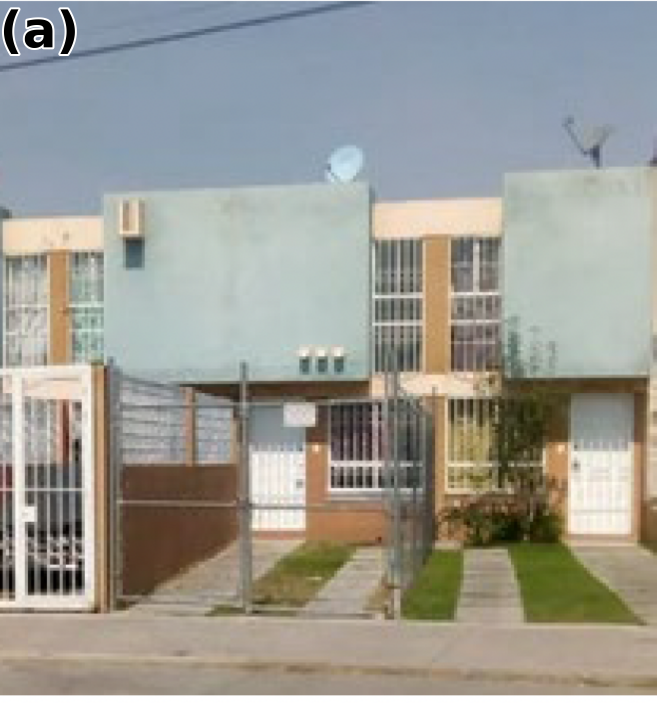
#> input picture pipeline/assets/house_photo.png, 1970 x 2107 px, given in place of logo_energyplus.png, which was not available (shown at 1/3 size)
$ python mk_framework.py
#> lines starting #> are read from the running program, lines starting #| are printed output that depends on the picture
### pipeline/style_nat.py
"""Journal-style (Elsevier/Nature-like) matplotlib setup: Helvetica-class font
(TeX Gyre Heros), Okabe-Ito colourblind-safe palette, thin spines, no on-figure
titles (captions live in the LaTeX)."""
import matplotlib, matplotlib.pyplot as plt
import matplotlib.font_manager as fm

import os
_FD=os.path.join(os.path.dirname(os.path.abspath(__file__)),"fonts")
for _f in ["texgyreheros-regular.otf","texgyreheros-bold.otf","texgyreheros-italic.otf","texgyreheros-bolditalic.otf"]:
    try: fm.fontManager.addfont(os.path.join(_FD,_f))
    except Exception: pass

# Okabe-Ito colourblind-safe palette
BLUE="#3b5266"; VERM="#b07a45"; GREEN="#6f8f7f"; PURPLE="#55505c"; ORANGE="#c2a05c"
SKY="#56B4E9"; PINK="#CC79A7"; INK="#1a1a1a"; MUT="#555555"; GRID="#e2e2e2"
NPG=[VERM,BLUE,GREEN,PURPLE,ORANGE,SKY,PINK,"#7E6148"]   # kept name for compatibility
CLIMCOL={"CDMX":"#33414e","Warm-subhumid":"#93a4ad","Hot-arid":"#c0915a"}
MATCOL={"Tepetate":"#6f8f7f","Adobe":"#a9753f","Concrete":"#8c8c8c","Volcanic stone":"#3f434a","SBC solid":"#c2a05c","SBC hollow":"#dcc79a"}
CLIMLAB={"CDMX":"Mexico City (temperate-highland)","Warm-subhumid":"Mérida (warm-subhumid)",
         "Hot-arid":"Hermosillo (hot-arid)"}

def apply():
    plt.rcParams.update({
        "font.family":"TeX Gyre Heros","mathtext.fontset":"custom",
        "mathtext.rm":"TeX Gyre Heros","mathtext.it":"TeX Gyre Heros:italic",
        "mathtext.bf":"TeX Gyre Heros:bold",
        "font.size":8.5,"axes.titlesize":9,"axes.titleweight":"normal",
        "axes.labelsize":9,"axes.labelcolor":INK,"text.color":INK,
        "axes.edgecolor":"#4d4d4d","axes.linewidth":0.7,
        "xtick.color":"#4d4d4d","ytick.color":"#4d4d4d",
        "xtick.labelsize":8,"ytick.labelsize":8,
        "xtick.direction":"out","ytick.direction":"out",
        "xtick.major.size":3,"ytick.major.size":3,"xtick.major.width":0.7,"ytick.major.width":0.7,
        "axes.grid":False,"axes.axisbelow":True,"grid.color":GRID,"grid.linewidth":0.6,
        "legend.frameon":False,"legend.fontsize":8,"legend.handlelength":1.4,
        "figure.dpi":200,"savefig.dpi":400,"svg.fonttype":"none",
    })

def panel(ax,label,x=-0.11,y=1.03):
    ax.text(x,y,label,transform=ax.transAxes,fontsize=10,fontweight="bold",va="bottom",ha="right")

def despine(ax):
    ax.spines[["top","right"]].set_visible(False)

### pipeline/mk_framework.py
#!/usr/bin/env python3
"""Figure 1 - methodology: four stage tiles (photo / model / LCA / result) on top of a full process flow chart."""
import os
HERE=os.path.dirname(os.path.abspath(__file__))
OUT=HERE; DST=os.path.normpath(os.path.join(HERE,"..","figures")); os.makedirs(DST,exist_ok=True)
import json, glob, numpy as np, matplotlib.pyplot as plt, os
from PIL import Image, ImageChops, ImageOps
from matplotlib.patches import Rectangle, Polygon, FancyBboxPatch
import style_nat as S; S.apply()


INK="#1c1c1c"; MUT="#6a6a6a"; LINE="#2b2b2b"; DARK="#33414e"; ACC="#8a5a2b"
def trim(path):
#> called with path = 'pipeline/assets/logo_energyplus.png'
    im=Image.open(path).convert("RGB"); bb=ImageChops.difference(im,Image.new("RGB",im.size,(255,255,255))).getbbox(); return im.crop(bb)
#> in trim, im is the input picture: PIL image 1970x2107 RGB; mean R, G, B 155.2, 154.4, 147.1
#> after `bb = ImageChops.difference(im, Image.new('RGB', im.size, (255, 255, 25`: bb = (0, 0, 1970, 2107)
LOGO={"eplus":trim(f"{OUT}/assets/logo_energyplus.png"),"bw":trim(f"{OUT}/assets/logo_brightway.png"),"eco":trim(f"{OUT}/assets/logo_ecoinvent.png")}
#> call 2 of trim, with path = 'pipeline/assets/logo_brightway.png'
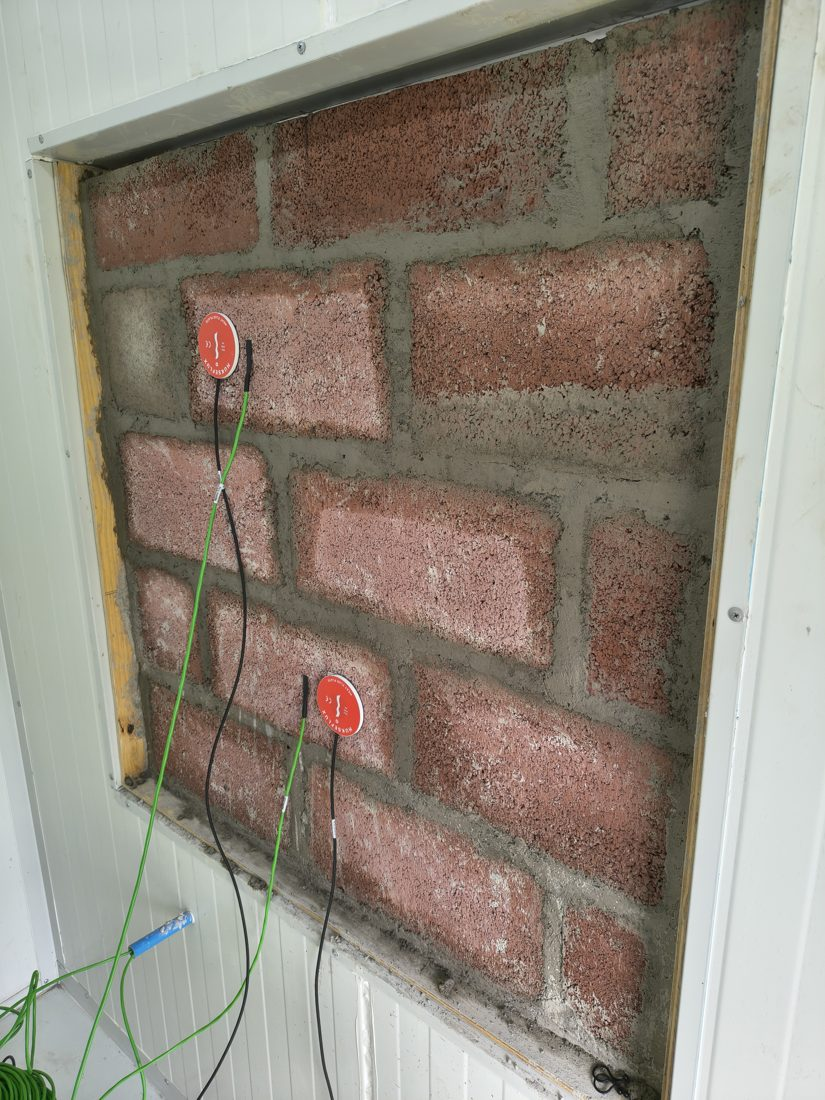
#> input picture pipeline/assets/04_muro_instrumentado_tabique.jpg, 825 x 1100 px, given in place of logo_brightway.png, which was not available
#> in trim, im is the input picture: PIL image 825x1100 RGB; mean R, G, B 142.8, 134.4, 122.3
#> in trim (call 2), `bb = ImageChops.difference(im, Image.new('RGB', im.size, (255, 255, 25`: bb = (0, 0, 825, 1100)
FW,FH=7.4,8.4
fig=plt.figure(figsize=(FW,FH)); bg=fig.add_axes([0,0,1,1]); bg.set_xlim(0,1); bg.set_ylim(0,1); bg.axis("off")
X0=[0.035,0.280,0.525,0.770]; CW=0.195; C=[x+CW/2 for x in X0]; TY,TH=0.818,0.128
HEAD=["MEASURE","SIMULATE","ASSESS","INTEGRATE"]
for i,x in enumerate(X0):
    bg.add_patch(Rectangle((x-0.008,0.022),CW+0.016,0.742,fc="none",ec="#b5b5b5",lw=0.7,ls=(0,(1,2.2)),zorder=0))
    bg.text(x,0.978,f"0{i+1}",fontsize=17,color="#c4c4c4",fontweight="bold",va="center"); bg.text(x+0.052,0.981,HEAD[i],fontsize=9.2,color=INK,fontweight="bold",va="center")
    bg.add_patch(Rectangle((x,TY),CW,TH,fc="white",ec=LINE,lw=0.7,zorder=1))
def fitimg(ax,im,cx=0.5,cy=0.5):
#> called with cx = 0.5, cy = 0.45
    bb=ax.get_position(); asp=(bb.width*FW)/(bb.height*FH); W,H=im.size
#> after `asp = bb.width * FW / (bb.height * FH)`: asp = 1.35
#> after `W, H = im.size`: W = 825; H = 1100
    ch=int(min(H,W/asp)); cw=int(ch*asp); l=int((W-cw)*cx); t=int((H-ch)*cy); ax.imshow(im.crop((l,t,l+cw,t+ch))); ax.axis("off")
#> after `ch = int(min(H, W / asp))`: ch = 611
#> after `cw = int(ch * asp)`: cw = 824
#> after `l = int((W - cw) * cx)`: l = 0
#> after `t = int((H - ch) * cy)`: t = 220
a=fig.add_axes([X0[0]+0.001,TY+0.001,CW-0.002,TH-0.002]); fitimg(a,ImageOps.exif_transpose(Image.open(f"{OUT}/assets/04_muro_instrumentado_tabique.jpg")).convert("RGB"),0.5,0.45)
a=fig.add_axes([X0[1]+0.001,TY+0.001,CW-0.002,TH-0.002]); db=Image.open(f"{OUT}/assets/house_db.png"); fitimg(a,db.crop((int(db.size[0]*0.12),int(db.size[1]*0.12),int(db.size[0]*0.92),db.size[1])),0.45,0.5)
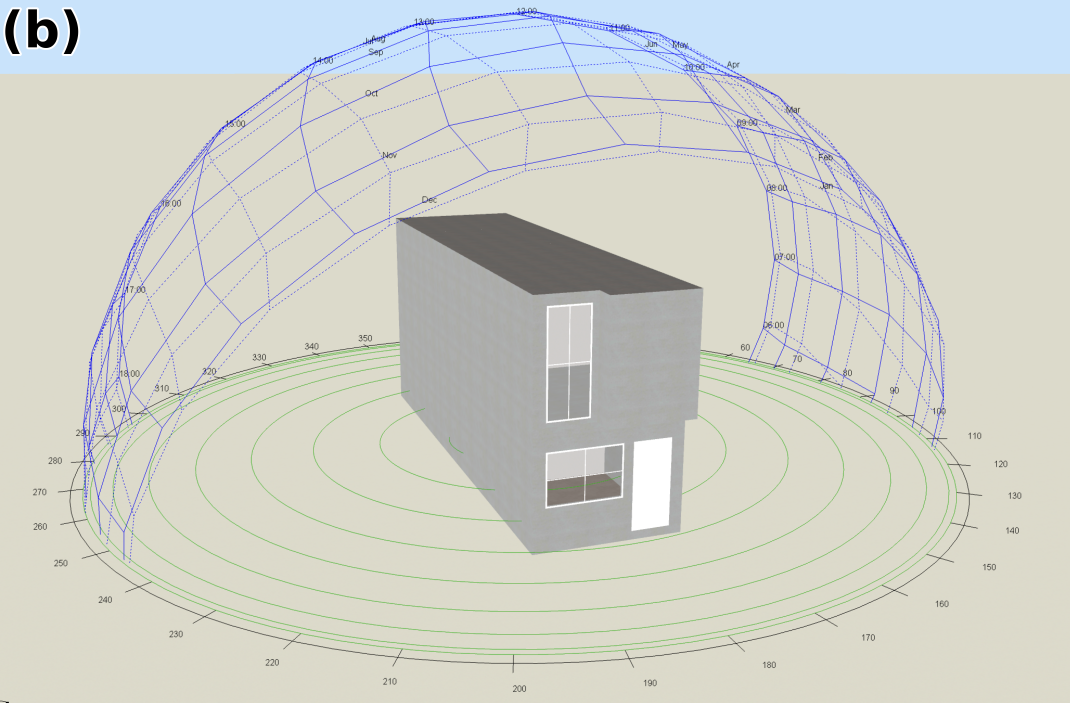
#> input picture pipeline/assets/house_db.png, 3209 x 2107 px (shown at 1/3 size)
#> further down, db is the input picture: PIL image 3209x2107 RGB; mean R, G, B 208.4, 210.1, 202
#> call 2 of fitimg, with cx = 0.45, cy = 0.5
#> in fitimg (call 2), `ax.imshow(im.crop((l, t, l + cw, t + ch)))`:
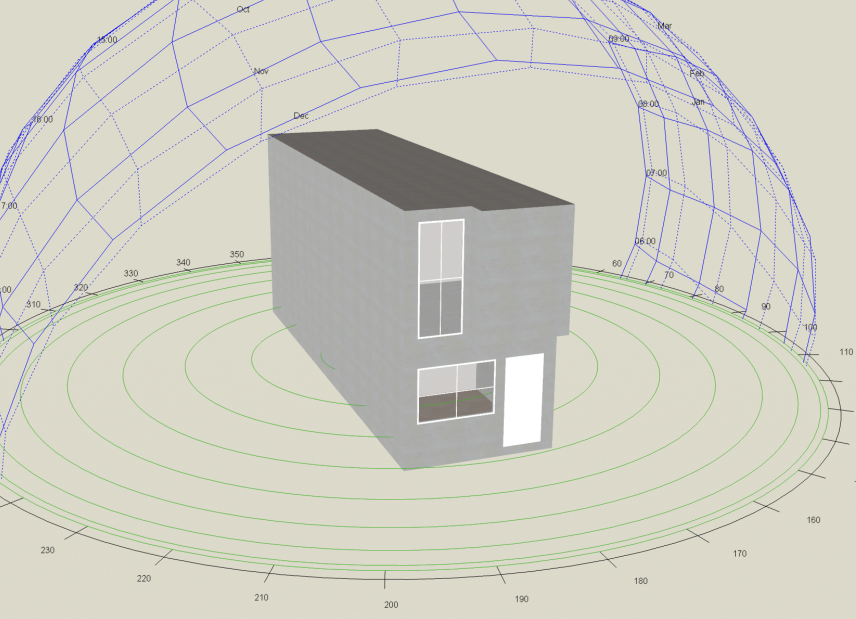
#> im: PIL image 2567x1855 RGB (shown at 1/3 size); mean R, G, B 208.1, 207.3, 195.3
# LCA tile
ax2=fig.add_axes([X0[2]+0.02,TY+0.012,CW-0.034,TH*0.60]); _J=json.load(open(f"{OUT}/robust_results.json")); MC=[(_J["A1A3"][m],_J["CV"][m]) for m in ["Volcanic stone (recinto)","Tepetate ashlar","Adobe-type block","Concrete (ref.)","SBC block (hollow)","SBC block (solid)"]]; rng=np.random.default_rng(7)
#> (reads pipeline/robust_results.json from the repository)
vp=ax2.violinplot([rng.lognormal(np.log(m)-np.log(1+(c/100)**2)/2,np.sqrt(np.log(1+(c/100)**2)),500) for m,c in MC],showextrema=False,widths=0.85)
for b,k in zip(vp["bodies"],["Volcanic stone","Tepetate","Adobe","Concrete","SBC hollow","SBC solid"]): b.set_facecolor(S.MATCOL[k]); b.set_alpha(0.9); b.set_edgecolor("none")
ax2.set_xticks([]); ax2.set_yticks([]); ax2.patch.set_alpha(0); ax2.set_ylabel("kg CO$_2$-eq m$^{-2}$",fontsize=5.2,labelpad=1)
for sp in ["top","right"]: ax2.spines[sp].set_visible(False)
for k,lab in enumerate(["A1–A3","A4","B6"]):
    bg.add_patch(Rectangle((X0[2]+0.012+k*0.044,TY+TH-0.030),0.040,0.022,fc=DARK if k!=1 else ACC,ec="none",zorder=3)); bg.text(X0[2]+0.032+k*0.044,TY+TH-0.019,lab,ha="center",va="center",color="white",fontsize=5.6,fontweight="bold",zorder=4)
# quadrant tile
_R=json.load(open(f"{OUT}/robust_results.json"))["BASE"]; e={c:{m:{"dCap":v["dC"]/176.53,"annual":0.0,"offset":v["dCO2"]} for m,v in _R[c].items()} for c in _R}; ax4=fig.add_axes([X0[3]+0.022,TY+0.014,CW-0.034,TH-0.026])
for m,k in [("Tepetate ashlar","Tepetate"),("Adobe-type block","Adobe"),("SBC block (solid)","SBC solid"),("SBC block (hollow)","SBC hollow"),("Volcanic stone (recinto)","Volcanic stone")]:
    xs=[(e[c][m]["dCap"]*176.53-e[c][m]["annual"]*50)/1000 for c in e]; ys=[e[c][m]["offset"] for c in e]; o=np.argsort(xs)
    ax4.plot(np.array(xs)[o],np.array(ys)[o],color=S.MATCOL[k],lw=0.7); ax4.scatter(xs,ys,s=8,color=S.MATCOL[k],edgecolor=INK,lw=0.25,zorder=3)
ax4.axhline(0,color=INK,lw=0.6); ax4.axvline(0,color=INK,lw=0.6); ax4.set_xlim(-140,160); ax4.set_ylim(-27,47); ax4.set_xticks([]); ax4.set_yticks([]); ax4.patch.set_alpha(0)
ax4.set_xlabel("net cost $\\rightarrow$",fontsize=5.2,labelpad=1); ax4.set_ylabel("CO$_2$ offset $\\rightarrow$",fontsize=5.2,labelpad=1)
for sp in ax4.spines.values(): sp.set_visible(False)
# tools row
TR=0.790
def logo(key,x,h):
#> called with key = 'eplus', x = 0.28, h = 0.04
    im=LOGO[key]; ar=im.size[0]/im.size[1]; ww=h*ar*FH/FW; la=fig.add_axes([x,TR-h/2,ww,h]); la.imshow(im); la.axis("off"); return x+ww
#> after `ar = im.size[0] / im.size[1]`: ar = 0.935
#> after `ww = h * ar * FH / FW`: ww = 0.0425
bg.text(X0[0],TR+0.007,"Heat-flow meter (TRSYS20)",fontsize=6.4,color=INK,va="center",fontweight="bold"); bg.text(X0[0],TR-0.011,"ISO 9869-1 · ISO 6946",fontsize=6,color=MUT,va="center")
xe=logo("eplus",X0[1],0.040); bg.text(xe+0.006,TR+0.007,"DesignBuilder model",fontsize=6,color=MUT,va="center"); bg.text(xe+0.006,TR-0.011,"$\\rightarrow$ EnergyPlus 25.1 model",fontsize=6.4,color=INK,va="center",fontweight="bold")
#> after `xe = logo('eplus', X0[1], 0.04)`: xe = 0.322
xe=logo("bw",X0[2],0.042); logo("eco",xe+0.012,0.020)
#> after `xe = logo('bw', X0[2], 0.042)`: xe = 0.561
bg.text(X0[3],TR+0.007,"$\\Delta$CO$_2$ = operation + embodied",fontsize=6.2,color=INK,va="center",fontweight="bold"); bg.text(X0[3],TR-0.011,"$\\Delta C$ = capital $-$ energy saved",fontsize=6.2,color=INK,va="center",fontweight="bold")

# ------------------------- flow chart -------------------------
R={k:0.722-0.0805*i for i,k in enumerate(range(1,10))}   # rows 1..9
W_,H_=0.168,0.046; FS=6.0
def node(x,y,txt,kind="proc",w=W_,h=H_):
    if kind=="proc": bg.add_patch(Rectangle((x-w/2,y-h/2),w,h,fc="white",ec=LINE,lw=0.8,zorder=3))
    elif kind=="data":
        sk=0.012; bg.add_patch(Polygon([(x-w/2+sk,y+h/2),(x+w/2,y+h/2),(x+w/2-sk,y-h/2),(x-w/2,y-h/2)],closed=True,fc="white",ec=LINE,lw=0.8,zorder=3))
    elif kind=="term": bg.add_patch(FancyBboxPatch((x-w/2+0.012,y-h/2),w-0.024,h,boxstyle="round,pad=0,rounding_size=0.02",fc="white",ec=LINE,lw=0.8,zorder=3,mutation_aspect=FW/FH))
    elif kind=="dec": bg.add_patch(Polygon([(x,y+h/2),(x+w/2,y),(x,y-h/2),(x-w/2,y)],closed=True,fc="white",ec=LINE,lw=0.9,zorder=3))
    elif kind=="out": bg.add_patch(Rectangle((x-w/2,y-h/2),w,h,fc=DARK,ec=DARK,lw=0.8,zorder=3))
    bg.text(x,y,txt,ha="center",va="center",fontsize=FS,color="white" if kind=="out" else INK,zorder=4,linespacing=1.15,fontweight="bold" if kind=="out" else "normal")
def arrow(pts,lab=None,lp=None,col=LINE,ls="-"):
    xs=[p[0] for p in pts]; ys=[p[1] for p in pts]
    if len(pts)>2: bg.plot(xs[:-1],ys[:-1],color=col,lw=0.8,ls=ls,zorder=2,solid_joinstyle="miter")
    bg.annotate("",xy=pts[-1],xytext=pts[-2],arrowprops=dict(arrowstyle="-|>",color=col,lw=0.8,ls=ls,shrinkA=0,shrinkB=0,mutation_scale=7),zorder=2)
    if lab: bg.text(lp[0],lp[1],lab,fontsize=5.4,color=MUT,ha="center",va="center",zorder=5,style="italic",bbox=dict(fc="white",ec="none",pad=0.6))
h2=H_/2; c1,c2,c3,c4=C
# column 1
node(c1,R[1],"Six wall materials\n(1 m$^2$ test walls)","term"); node(c1,R[2],"Two-room chamber test\n$\\Delta T\\approx$13 K, heat-flow meter")
node(c1,R[3],"3 estimators\nagree within 5%?","dec",w=0.16,h=0.066); node(c1,R[4],"Measured $U$, assigned $\\kappa$\n(input set 1)","data"); node(c1,R[5],"Tabulated $U$\n(input set 2)","data")
arrow([(c1,R[1]-h2),(c1,R[2]+h2)]); arrow([(c1,R[2]-h2),(c1,R[3]+0.033)]); arrow([(c1,R[3]-0.033),(c1,R[4]+h2)],"yes",(c1+0.016,R[3]-0.041))
arrow([(c1-0.08,R[3]),(c1-0.092,R[3]),(c1-0.092,R[2]),(c1-W_/2,R[2])],"no: longer\nwindow",(c1-0.071,R[3]+0.034))
bg.text(c1,R[5]-0.040,"ISO 10456 · ASHRAE · literature",fontsize=5.2,color=MUT,ha="center")
# column 2
node(c2,R[1],"DesignBuilder model\n(companion study)","data"); node(c2,R[2],"Rebuild in EnergyPlus,\ncalibrate to 13 runs"); node(c2,R[3],"TMYx weather files\n(3 cities)","data")
node(c2,R[4],"EnergyPlus simulation\n6 materials $\\times$ 3 climates $\\times$ 2 sets",h=0.05); node(c2,R[5],"Annual demand\n$D_{meas}$ and $D_{tab}$","data"); node(c2,R[6],"Error of tabulated inputs\n$(D_{tab}-D_{meas})/D_{meas}$","out")
for a_,b_ in [(1,2),(2,3)]: arrow([(c2,R[a_]-h2),(c2,R[b_]+h2)])
arrow([(c2,R[3]-h2),(c2,R[4]+0.025)]); arrow([(c2,R[4]-0.025),(c2,R[5]+h2)]); arrow([(c2,R[5]-h2),(c2,R[6]+h2)])
arrow([(c1+W_/2-0.006,R[4]),(c2-W_/2,R[4])]); arrow([(c1+W_/2-0.006,R[5]),(c2-0.05,R[5]+0.012),(c2-0.05,R[4]-0.025)]) if False else arrow([(c1+W_/2-0.006,R[5]),(X0[1]-0.012,R[5]),(X0[1]-0.012,R[4]-0.014),(c2-W_/2,R[4]-0.014)])
# column 3
node(c3,R[1],"Material inventory +\necoinvent background","data"); node(c3,R[2],"Production A1–A3\nMonte Carlo, $n$ = 1,000"); node(c3,R[3],"Transport A4 = $m\\,d\\,e_T$\nroad distance source$\\rightarrow$city")
node(c3,R[4],"Operation B6 = $E\\,A_f\\,N\\,f$\n(grid emission factor)"); node(c3,R[5],"Whole-life carbon\nper material and city","data"); node(c3,R[7],"Monte-Carlo, sensitivity\nand scenario analyses","out")
for a_,b_ in [(1,2),(2,3),(3,4),(4,5)]: arrow([(c3,R[a_]-h2),(c3,R[b_]+h2)])
arrow([(c3,R[5]-h2),(c3,R[7]+h2)],col="#8a8a8a",ls=(0,(3,2)))
arrow([(c2+W_/2,R[4]),(c3-W_/2,R[4])],"$D_{meas}$",((c2+c3)/2,R[4]+0.011))
# column 4
node(c4,R[1],"Installed wall cost $p$\nelectricity tariff $c_e$","data"); node(c4,R[2],"Net present cost $\\Delta C$\nvs concrete"); node(c4,R[5],"Lifetime offset $\\Delta$CO$_2$\nvs concrete")
node(c4,R[6],"$\\Delta$CO$_2$ > 0 ?","dec",w=0.14,h=0.058); node(c4,R[7],"$\\Delta C$ < 0 ?","dec",w=0.14,h=0.058)
arrow([(c4,R[1]-h2),(c4,R[2]+h2)]); arrow([(c3+W_/2-0.006,R[5]),(c4-W_/2,R[5])]); arrow([(c4,R[5]-h2),(c4,R[6]+0.029)]); arrow([(c4,R[6]-0.029),(c4,R[7]+0.029)],"yes",(c4+0.016,R[6]-0.037))
arrow([(c4+W_/2,R[2]),(0.981,R[2]),(0.981,R[7]),(c4+0.07,R[7])]); arrow([(c2+W_/2,R[4]+0.016),(X0[2]-0.012,R[4]+0.016),(X0[2]-0.012,(R[1]+R[2])/2),(X0[3]-0.012,(R[1]+R[2])/2),(X0[3]-0.012,R[2]),(c4-W_/2,R[2])],col="#8a8a8a",ls=(0,(3,2)))
yo=R[9]+0.012
node(0.640,yo,"NO OFFSET\nmore carbon than concrete","out",w=0.165); node(0.822,yo,"WIN–WIN\ncheaper,\nless carbon","out",w=0.104,h=0.06); node(0.935,yo,"PAY TO\nABATE","out",w=0.09,h=0.06)
arrow([(c4-0.07,R[6]),(0.752,R[6]),(0.752,yo+0.052),(0.640,yo+0.052),(0.640,yo+h2)],"no",(c4-0.085,R[6]+0.010))
arrow([(c4-0.07,R[7]),(0.790,R[7]),(0.790,yo+0.03)],"yes",(0.790+0.016,R[7]-0.03)); arrow([(c4,R[7]-0.029),(c4,R[8]),(0.935,R[8]),(0.935,yo+0.03)],"no",(0.935+0.013,R[8]-0.02))
# legend of symbols (free area, lower left)
lx,ly=X0[0]+0.012,R[8]+0.03
bg.text(lx,ly+0.03,"SYMBOLS",fontsize=5.8,color=MUT,fontweight="bold")
for k,(kind,lab) in enumerate([("proc","process / calculation"),("data","data or intermediate result"),("dec","check / decision"),("out","reported result")]):
    y=ly-0.028*k; node(lx+0.022,y,"",kind,w=0.04,h=0.017 if kind!="dec" else 0.022); bg.text(lx+0.052,y,lab,fontsize=5.8,color=INK,va="center")
bg.plot([lx-0.004,lx+0.03],[ly-0.028*4,ly-0.028*4],color="#8a8a8a",lw=0.8,ls=(0,(3,2))); bg.text(lx+0.052,ly-0.028*4,"secondary data flow",fontsize=5.8,color=INK,va="center")
bg.text(c2,R[7]+0.012,"Loop over 6 materials, 3 climates\nand 2 input sets (36 runs)",fontsize=5.8,color=MUT,ha="center",va="center",style="italic")
# extension runs (revision 2): insulated benchmark, free-running comfort, 2050 weather
node(c2,R[8],"Extension runs: +25 mm EPS\nbenchmark, free-running,\n2050 morphed weather","proc",h=0.058)
node(c2,R[9]+0.012,"Overheating degree-hours\nand 2050 demand","out")
arrow([(c2,R[7]-0.012),(c2,R[8]+0.029)]); arrow([(c2,R[8]-0.029),(c2,R[9]+0.012+h2)])
arrow([(c2+W_/2,R[8]),(X0[2]-0.012,R[8]),(X0[2]-0.012,R[7]),(c3-W_/2,R[7])],col="#8a8a8a",ls=(0,(3,2)))
plt.savefig(f"{OUT}/nat_framework.png",dpi=350,facecolor="white"); __import__("shutil").copy(f"{OUT}/nat_framework.png",f"{DST}/nat_framework.png"); print("framework saved")
#> after `plt.savefig(f'{OUT}/nat_framework.png', dpi=350, facecolor='white')`:
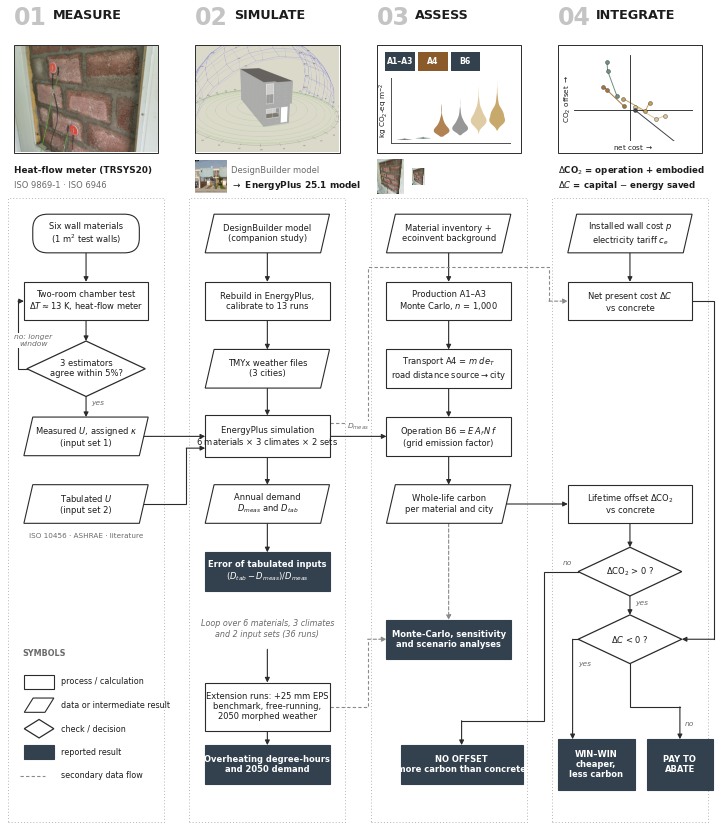
#> figure drawn by matplotlib, 8 panels
